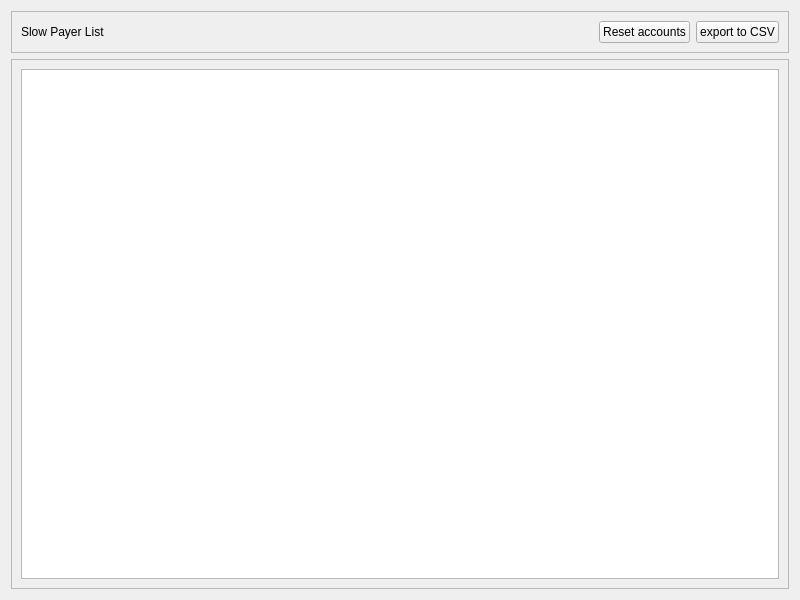
<?xml version="1.0" encoding="UTF-8"?>
<ui version="4.0">
 <class>SlowPayersView</class>
 <widget class="QWidget" name="SlowPayersView">
  <property name="geometry">
   <rect>
    <x>0</x>
    <y>0</y>
    <width>800</width>
    <height>600</height>
   </rect>
  </property>
  <property name="windowTitle">
   <string>Form</string>
  </property>
  <property name="styleSheet">
   <string notr="true">/*#topFrame {
border: none;
background: qlineargradient(x1: 0, y1: 0, x2: 0, y2: 1,
stop: 0 #a6a6a6, stop: 0.08 #7f7f7f,
stop: 0.39999 #717171, stop: 0.4 #626262,
stop: 0.9 #4c4c4c, stop: 1 #333333);
}

#bottomFrame {
border: none;
background: white;
}

#topFrame QLabel {
color: #fff;
}

#topFrame QPushButton {
color: #333;
border: 2px solid #555;
border-radius: 11px;
padding: 5px;
background: qradialgradient(cx: 0.3, cy: -0.4,
fx: 0.3, fy: -0.4,
radius: 1.35, stop: 0 #fff, stop: 1 #888);
min-width: 80px;
}

#topFrame QPushButton:hover {
background: qradialgradient(cx: 0.3, cy: -0.4,
fx: 0.3, fy: -0.4,
radius: 1.35, stop: 0 #fff, stop: 1 #bbb);
}

#topFrame QPushButton:pressed {
background: qradialgradient(cx: 0.4, cy: -0.1,
fx: 0.4, fy: -0.1,
radius: 1.35, stop: 0 #fff, stop: 1 #ddd);
}
*/</string>
  </property>
  <layout class="QVBoxLayout" name="verticalLayout">
   <item>
    <widget class="QFrame" name="topFrame">
     <property name="sizePolicy">
      <sizepolicy hsizetype="Preferred" vsizetype="Fixed">
       <horstretch>0</horstretch>
       <verstretch>0</verstretch>
      </sizepolicy>
     </property>
     <property name="frameShape">
      <enum>QFrame::StyledPanel</enum>
     </property>
     <property name="frameShadow">
      <enum>QFrame::Raised</enum>
     </property>
     <layout class="QHBoxLayout" name="horizontalLayout">
      <item>
       <widget class="QLabel" name="titleLabel">
        <property name="text">
         <string>Slow Payer List</string>
        </property>
       </widget>
      </item>
      <item>
       <spacer name="horizontalSpacer">
        <property name="orientation">
         <enum>Qt::Horizontal</enum>
        </property>
        <property name="sizeHint" stdset="0">
         <size>
          <width>548</width>
          <height>20</height>
         </size>
        </property>
       </spacer>
      </item>
      <item>
       <widget class="QPushButton" name="resetAccountsPushButton">
        <property name="text">
         <string>Reset accounts</string>
        </property>
       </widget>
      </item>
      <item>
       <widget class="QPushButton" name="csvPushButton">
        <property name="text">
         <string>export to CSV</string>
        </property>
       </widget>
      </item>
     </layout>
    </widget>
   </item>
   <item>
    <widget class="QFrame" name="bottonFrame">
     <property name="frameShape">
      <enum>QFrame::StyledPanel</enum>
     </property>
     <property name="frameShadow">
      <enum>QFrame::Raised</enum>
     </property>
     <layout class="QVBoxLayout" name="verticalLayout_2">
      <item>
       <widget class="QTableWidget" name="slowPayersTableWidget">
        <property name="editTriggers">
         <set>QAbstractItemView::NoEditTriggers</set>
        </property>
        <property name="selectionMode">
         <enum>QAbstractItemView::NoSelection</enum>
        </property>
        <property name="selectionBehavior">
         <enum>QAbstractItemView::SelectColumns</enum>
        </property>
       </widget>
      </item>
     </layout>
    </widget>
   </item>
  </layout>
 </widget>
 <resources/>
 <connections/>
</ui>
